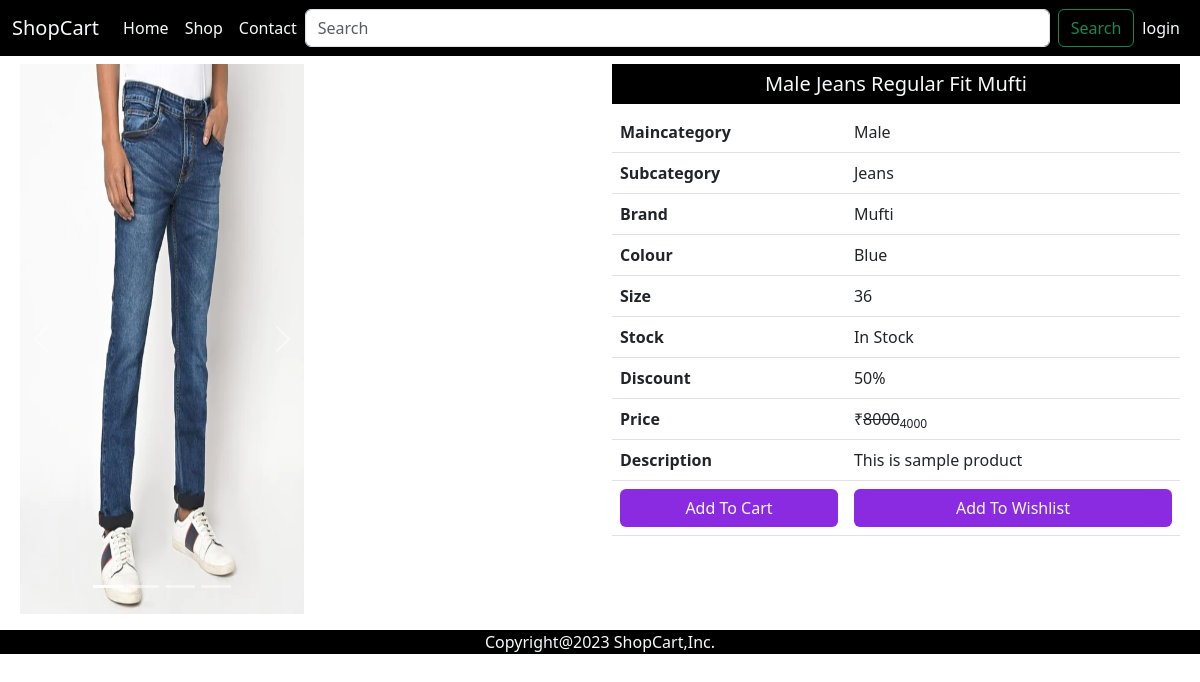
The app's page /singleProduct/1/ with its own data.
### mainApp/models.py (models this page shows, shortened)
class Product(models.Model):
    id = models.AutoField(primary_key=True)
    name = models.CharField(max_length=50)
    maincategory = models.ForeignKey(Maincategory,on_delete=models.CASCADE)
    subcategory = models.ForeignKey(Subcategory,on_delete=models.CASCADE)
    brand = models.ForeignKey(Brand,on_delete=models.CASCADE)
    color = models.CharField(max_length=30)
    size = models.CharField(max_length=30)
    stock = models.CharField(max_length=30,default="In Stock",null=True)
    description = models.CharField(max_length=50)
    baseprice = models.IntegerField()
    discount = models.IntegerField(default=0,null=True,blank=True)
    finalprice = models.IntegerField()
    pic1 = models.ImageField(upload_to="uploads",default="",null=True,blank=True)
    pic2 = models.ImageField(upload_to="uploads",default="",null=True,blank=True)
    pic3 = models.ImageField(upload_to="uploads",default="",null=True,blank=True)
    pic4 = models.ImageField(upload_to="uploads",default="",null=True,blank=True)

class Maincategory(models.Model):
    id = models.AutoField(primary_key=True)
    name = models.CharField(max_length=50)
    def __str__(self):
        return self.name

class Subcategory(models.Model):
    id = models.AutoField(primary_key=True)
    name = models.CharField(max_length=50)
    def __str__(self):
        return self.name

class Brand(models.Model):
    id = models.AutoField(primary_key=True)
    name = models.CharField(max_length=50)
    def __str__(self):
        return self.name

### mainApp/views.py (the view)
# urls.py: path("singleProduct/<int:id>/",views.singleProduct),
def singleProduct(Request,id):
    data = Product.objects.get(id=id)
    return render(Request,"singleProduct.html",{'data':data})

### mainApp/templates/singleProduct.html (shortened to what this page needs)
{% extends 'index.html' %}
{% load static %}
{% block content %}
<div class="container-fluid">
    <div class="row p-2 mb-2">
        <div class="col-md-6 col-12">
            <div class="col-md-6 col-12">
                <div id="carouselExampleIndicators" class="carousel slide">
                    <div class="carousel-indicators">
                        <button type="button" data-bs-target="#carouselExampleIndicators" data-bs-slide-to="0"
                            class="active" aria-current="true" aria-label="Slide 1"></button>
                        <button type="button" data-bs-target="#carouselExampleIndicators" data-bs-slide-to="1"
                            aria-label="Slide 2"></button>
                        <button type="button" data-bs-target="#carouselExampleIndicators" data-bs-slide-to="2"
                            aria-label="Slide 3"></button>
                        <button type="button" data-bs-target="#carouselExampleIndicators" data-bs-slide-to="3"
                            aria-label="Slide 4"></button>
                    </div>
                    <div class="carousel-inner">
                        <div class="carousel-item active">
                            <img src="{{data.pic1.url}}" class="d-block w-100" height="550px">
                        </div>
                    </div>
                    <button class="carousel-control-prev" type="button" data-bs-target="#carouselExampleIndicators"
                        data-bs-slide="prev">
                        <span class="carousel-control-prev-icon" aria-hidden="true"></span>
                    </button>
                    <button class="carousel-control-next" type="button" data-bs-target="#carouselExampleIndicators"
                        data-bs-slide="next">
                        <span class="carousel-control-next-icon" aria-hidden="true"></span>
                    </button>
                </div>
            </div>
        </div>
        <div class="col-md-6 col-12">
            <h5 class="background text-light text-center p-2 mb-2">{{data.name}}</h5>
            <div class="table-responsive">
                <table class="table">
                    <tr>
                        <th>Maincategory</th>
                        <td>{{data.maincategory}}</td>
                    </tr>
                    <tr>
                        <th>Subcategory</th>
                        <td>{{data.subcategory}}</td>
                    </tr>
                    <tr>
                        <th>Brand</th>
                        <td>{{data.brand}}</td>
                    </tr>
                    <tr>
                        <th>Colour</th>
                        <td>{{data.color}}</td>
                    </tr>
                    <tr>
                        <th>Size</th>
                        <td>{{data.size}}</td>
                    </tr>
                    <tr>
                        <th>Stock</th>
                        <td>{{data.stock}}</td>
                    </tr>
                    <tr>
                        <th>Discount</th>
                        <td>{{data.discount}}%</td>
                    </tr>
                    <tr>
                        <th>Price</th>
                        <td>&#8377;<del>{{data.baseprice}}</del><sub>{{data.finalprice}}</sub></td>
                    </tr>
                    <tr>
                        <th>Description</th>
                        <td>{{data.description}}</td>
                    </tr>
                    <tr>
                        <th><a href="/addToCart/{{data.id}}/" class="btn back text-light w-100">Add To Cart</a></th>
                        <td><a href="/addToWishlist/{{data.id}}/" class="btn back text-light w-100">Add To Wishlist</a></td>
                    </tr>
                </table>
            </div>
        </div>
    </div>
</div>
{% endblock %}

### mainApp/static/css/style.css (style rules this page uses)
.background { background-color: black; }
.back { background-color: blueviolet; }

### records on screen
Product: pic1 (picture), name "Male Jeans Regular Fit Mufti", maincategory "Male", subcategory "Jeans", brand "Mufti", color "Blue", size "36", stock "In Stock", discount "50", baseprice "8000", finalprice "4000", description "This is sample product"
